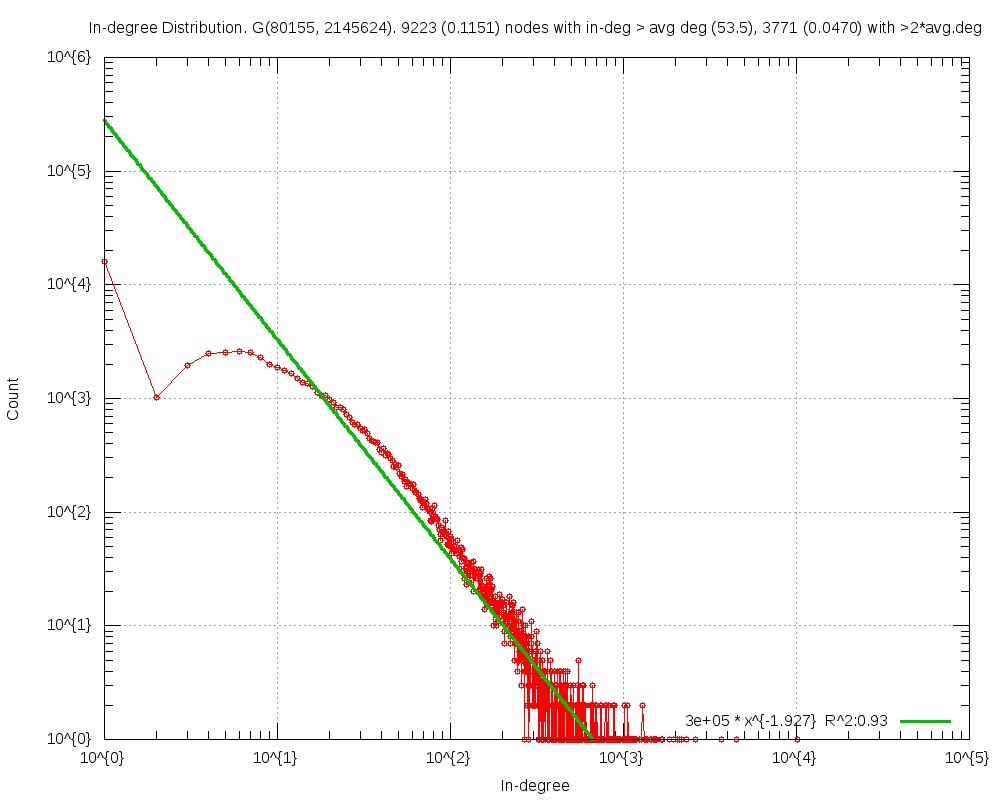

This chart was generated by the following gnuplot code:
#
# In-degree Distribution. G(80155, 2145624). 9223 (0.1151) nodes with in-deg > avg deg (53.5), 3771 (0.0470) with >2*avg.deg (Sun May  4 21:56:48 2014)
#

set title "In-degree Distribution. G(80155, 2145624). 9223 (0.1151) nodes with in-deg > avg deg (53.5), 3771 (0.0470) with >2*avg.deg"
set key bottom right
set logscale xy 10
set format x "10^{%L}"
set mxtics 10
set format y "10^{%L}"
set mytics 10
set grid
set xlabel "In-degree"
set ylabel "Count"
set tics scale 2
set yrange[1.000000:]
set terminal png size 1000,800
set output 'inDeg.TCL_1.png'
plot 	"inDeg.TCL_1.tab" using 1:2 title "" with linespoints pt 6,\
	f1(x)=276680.346164*x**-1.927289, f1(x) title "3e+05 * x^{-1.927}  R^2:0.93" with lines linewidth 3
